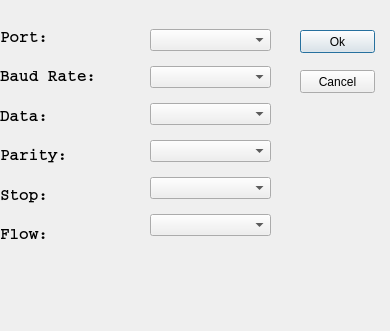
<?xml version="1.0" encoding="UTF-8"?>
<ui version="4.0">
 <class>SettingsDialog</class>
 <widget class="QDialog" name="SettingsDialog">
  <property name="geometry">
   <rect>
    <x>0</x>
    <y>0</y>
    <width>390</width>
    <height>331</height>
   </rect>
  </property>
  <property name="windowTitle">
   <string>Settings</string>
  </property>
  <widget class="QPushButton" name="okButton">
   <property name="geometry">
    <rect>
     <x>300</x>
     <y>30</y>
     <width>75</width>
     <height>23</height>
    </rect>
   </property>
   <property name="text">
    <string>Ok</string>
   </property>
  </widget>
  <widget class="QPushButton" name="cancelButton">
   <property name="geometry">
    <rect>
     <x>300</x>
     <y>70</y>
     <width>75</width>
     <height>23</height>
    </rect>
   </property>
   <property name="text">
    <string>Cancel</string>
   </property>
  </widget>
  <widget class="QWidget" name="layoutWidget1">
   <property name="geometry">
    <rect>
     <x>0</x>
     <y>20</y>
     <width>102</width>
     <height>231</height>
    </rect>
   </property>
   <layout class="QVBoxLayout" name="verticalLayout">
    <item>
     <widget class="QLabel" name="label">
      <property name="font">
       <font>
        <family>Courier</family>
        <pointsize>12</pointsize>
        <weight>75</weight>
        <bold>true</bold>
       </font>
      </property>
      <property name="autoFillBackground">
       <bool>false</bool>
      </property>
      <property name="text">
       <string>Port:</string>
      </property>
     </widget>
    </item>
    <item>
     <widget class="QLabel" name="label_2">
      <property name="font">
       <font>
        <family>Courier</family>
        <pointsize>12</pointsize>
        <weight>75</weight>
        <bold>true</bold>
       </font>
      </property>
      <property name="autoFillBackground">
       <bool>false</bool>
      </property>
      <property name="text">
       <string>Baud Rate:</string>
      </property>
     </widget>
    </item>
    <item>
     <widget class="QLabel" name="label_3">
      <property name="font">
       <font>
        <family>Courier</family>
        <pointsize>12</pointsize>
        <weight>75</weight>
        <bold>true</bold>
       </font>
      </property>
      <property name="autoFillBackground">
       <bool>false</bool>
      </property>
      <property name="text">
       <string>Data:</string>
      </property>
     </widget>
    </item>
    <item>
     <widget class="QLabel" name="label_4">
      <property name="font">
       <font>
        <family>Courier</family>
        <pointsize>12</pointsize>
        <weight>75</weight>
        <bold>true</bold>
       </font>
      </property>
      <property name="autoFillBackground">
       <bool>false</bool>
      </property>
      <property name="text">
       <string>Parity:</string>
      </property>
     </widget>
    </item>
    <item>
     <widget class="QLabel" name="label_5">
      <property name="font">
       <font>
        <family>Courier</family>
        <pointsize>12</pointsize>
        <weight>75</weight>
        <bold>true</bold>
       </font>
      </property>
      <property name="autoFillBackground">
       <bool>false</bool>
      </property>
      <property name="text">
       <string>Stop:</string>
      </property>
     </widget>
    </item>
    <item>
     <widget class="QLabel" name="label_6">
      <property name="font">
       <font>
        <family>Courier</family>
        <pointsize>12</pointsize>
        <weight>75</weight>
        <bold>true</bold>
       </font>
      </property>
      <property name="autoFillBackground">
       <bool>false</bool>
      </property>
      <property name="text">
       <string>Flow:</string>
      </property>
     </widget>
    </item>
   </layout>
  </widget>
  <widget class="QWidget" name="layoutWidget">
   <property name="geometry">
    <rect>
     <x>150</x>
     <y>20</y>
     <width>121</width>
     <height>231</height>
    </rect>
   </property>
   <layout class="QVBoxLayout" name="verticalLayout_2">
    <item>
     <widget class="QComboBox" name="portBox"/>
    </item>
    <item>
     <widget class="QComboBox" name="baudBox"/>
    </item>
    <item>
     <widget class="QComboBox" name="dataBox"/>
    </item>
    <item>
     <widget class="QComboBox" name="parityBox"/>
    </item>
    <item>
     <widget class="QComboBox" name="stopBox"/>
    </item>
    <item>
     <widget class="QComboBox" name="flowBox"/>
    </item>
   </layout>
  </widget>
 </widget>
 <resources/>
 <connections/>
</ui>
